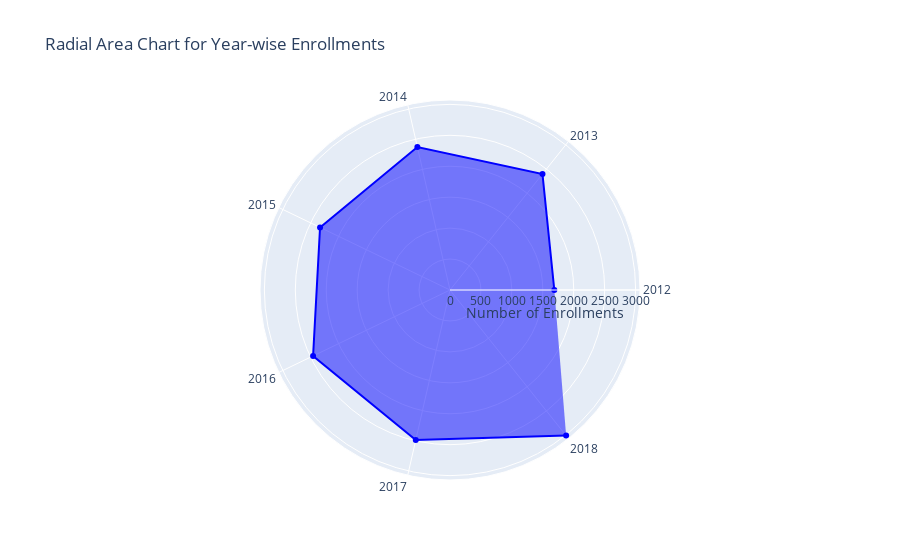

The notebook cell saved with this chart:
### Code cell
plot_radial_area_chart(enrollments)

### Figure 1 — Plotly figure (JSON) as saved in the notebook; plotly's stock layout.template omitted (floating-point values rounded to 4 significant figures)
{"data": [{"fill": "toself", "line": {"color": "blue"}, "marker": {"color": "blue"}, "mode": "lines+markers", "name": "Enrollments", "r": [1686, 2397, 2370, 2331, 2456, 2487, 3010], "theta": ["2012", "2013", "2014", "2015", "2016", "2017", "2018"], "type": "scatterpolar"}], "layout": {"legend": {"title": {"text": "Legend"}}, "polar": {"radialaxis": {"angle": 0, "title": {"text": "Number of Enrollments"}, "visible": true}}, "title": {"text": "Radial Area Chart for Year-wise Enrollments"}}}
